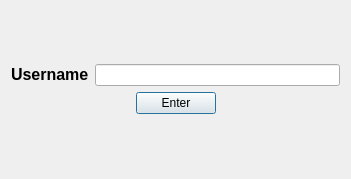
<?xml version="1.0" encoding="UTF-8"?>
<ui version="4.0">
 <class>Login_Dialog</class>
 <widget class="QDialog" name="Login_Dialog">
  <property name="geometry">
   <rect>
    <x>0</x>
    <y>0</y>
    <width>351</width>
    <height>179</height>
   </rect>
  </property>
  <property name="windowTitle">
   <string>Login Window</string>
  </property>
  <layout class="QGridLayout" name="gridLayout">
   <item row="0" column="0">
    <layout class="QVBoxLayout" name="verticalLayout">
     <item>
      <layout class="QHBoxLayout" name="horizontalLayout_2">
       <item>
        <widget class="QLabel" name="username_label">
         <property name="text">
          <string>&lt;html&gt;&lt;head/&gt;&lt;body&gt;&lt;p&gt;&lt;span style=&quot; font-size:12pt; font-weight:600;&quot;&gt;Username&lt;/span&gt;&lt;/p&gt;&lt;/body&gt;&lt;/html&gt;</string>
         </property>
        </widget>
       </item>
       <item>
        <widget class="QLineEdit" name="username_text"/>
       </item>
      </layout>
     </item>
     <item>
      <layout class="QHBoxLayout" name="horizontalLayout_3">
       <item>
        <spacer name="horizontalSpacer_2">
         <property name="orientation">
          <enum>Qt::Horizontal</enum>
         </property>
         <property name="sizeHint" stdset="0">
          <size>
           <width>40</width>
           <height>20</height>
          </size>
         </property>
        </spacer>
       </item>
       <item>
        <widget class="QPushButton" name="login_btn">
         <property name="text">
          <string>Enter</string>
         </property>
        </widget>
       </item>
       <item>
        <spacer name="horizontalSpacer">
         <property name="orientation">
          <enum>Qt::Horizontal</enum>
         </property>
         <property name="sizeHint" stdset="0">
          <size>
           <width>40</width>
           <height>20</height>
          </size>
         </property>
        </spacer>
       </item>
      </layout>
     </item>
    </layout>
   </item>
  </layout>
 </widget>
 <resources/>
 <connections/>
</ui>
